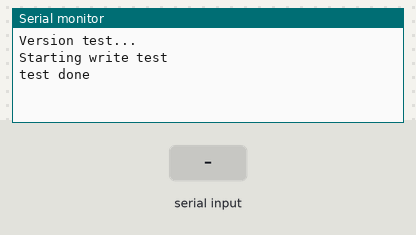
Bench run of a program on a simulated ESP32. Shown: the last lines printed to the serial monitor. The inputs (shaded band) are chosen by the test bench.

Above: at 3.3 s.
3.4 s: "90,45\n" received over Serial
At 4.6 s:
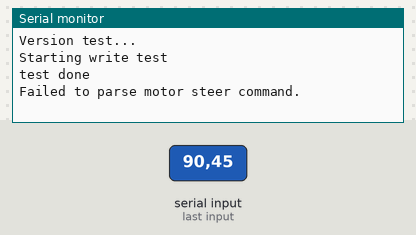
4.9 s: "90 45\n" received over Serial
At 5.8 s:
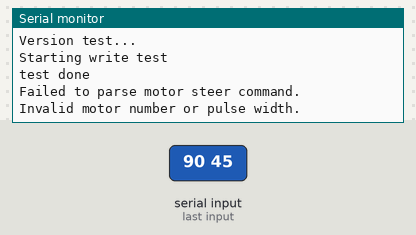

Measured:
- after the input at 3.4 s, the serial monitor: prints a new line at once (image 1)
- after the input at 4.9 s, the serial monitor: prints a new line at once (image 2)

The program:

main.cpp
```cpp
/*
 * @brief Main gateway for motor control using an ESP32
 * @author Wouter Swinkels
 * @date 2024-05-02
 */

#include <Arduino.h>
#include <string>
#include <sstream>
#include "main.hpp"

/// @brief Constructor function for command string to write to a given serial output
/// @param channel Servo motor to write to
/// @param pulseWidth Pulse width to write to servo control
/// @return Motor steering command string with formatted entered parameters
std::string getServoMotorSteerCommand(int channel, int pulseWidth) {
    if (channel < CHANNEL_MIN || channel > CHANNEL_MAX || pulseWidth < PW_MIN || pulseWidth > PW_MAX) {
        return ""; // @TODO implement some runtime exception handling here
    }

    std::stringstream command;

    // Construct the command string from basic command string:
    command << "#" << channel << " P" << pulseWidth << " \r";
    return command.str();
}

/// @brief Constructor function for command string to retrieve the software version
/// @return Software version request command
std::string getVersionRetrievalCommand() {
    std::stringstream command;
    command << "VER" << " \r";
    return command.str();
}

void versionTest() {
    Serial.println("Version test...");
    delay(2000);

    Serial.println("Starting write test");
    if (Serial2.availableForWrite()) {
        Serial2.write(getVersionRetrievalCommand().c_str());
    }
    Serial2.flush(); // Send entire buffer immediately
    delay(100);      // Give some time for a response

    // Checking if there is data available to read from Serial2
    if (Serial2.available()) {
        Serial.println("Reading from Serial2:");

        while (Serial2.available()) {
            char incomingByte = Serial2.read();
            Serial.print(incomingByte);
        }
        Serial.println(); // Print a newline for better readability
    }
    Serial.println("\ntest done");
}

void readIncomingMotorCommands() {

    if (Serial.available() <= 0) return;

    // Buffers to store the incoming command
    char commandBuffer[32];
    int motorNumber, pulseWidth;
    int bytesRead = 0;

    bytesRead = Serial.readBytesUntil('\n', commandBuffer, sizeof(commandBuffer) - 1);
    commandBuffer[bytesRead] = '\0'; // Null terminate the string for sscanf()

    // Attempt to parse motor number and pulse width:
    if (sscanf(commandBuffer, "%d %d", &motorNumber, &pulseWidth) != 2) {
        Serial.println("Failed to parse motor steer command.");
        return;
    }

    String command = getServoMotorSteerCommand(motorNumber, pulseWidth);
    if (command.isEmpty()) { // @todo add exception catching here in the future
        Serial.println("Invalid motor number or pulse width.");
        return;
    }
    Serial2.write(command.c_str()); // Send command
    Serial2.flush();                // Ensure the command is sent immediately
}

void setup() {
    Serial2.begin(UART2_BAUDRATE, SERIAL_8N1, UART2_RX, UART2_TX);
    Serial.begin(LOGGING_UART_BAUDRATE);

    versionTest(); // send test to ensure proper robot UART wiring
}

void loop() {
    readIncomingMotorCommands();
}
```

main.hpp
```cpp
/*
 * @brief Main defenitions for motor control ESP
 * @author Wouter Swinkels
 * @date 2024-04-18
 */
#pragma once

#define LOGGING_UART_BAUDRATE 115200

#define UART2_RX 16
#define UART2_TX 17
#define UART2_BAUDRATE 2400 // Adjust per settings of the controller on the other end.

#define CHANNEL_MIN 0
#define CHANNEL_MAX 31
#define PW_MIN 500
#define PW_MAX 2500
```
